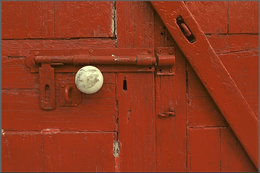
%> input picture SOMED/Lab2/kodim02.png, 260 x 173 px, shrunk from 768 x 512 before the run
$ octave SOMED_Lab2.m   (GNU Octave 9; MATLAB toolbox functions it lacks are replaced by stand-ins)
%> lines starting %> are read from the running program, lines starting %| are printed output that depends on the picture
### SOMED/Lab2/preobr.m
function [Ip] = preobr(I, cx, cy, teta, tx, ty, sv, sh)
%PREOBR Преобразует изображение по заданным параметрам
%   Осуществляет масштабирование, поворот, сдвиг, скос по обеим осям

sizeI = size(I);

Tm = eye(3); % матрица масштабирования
Tm(1, 1) = cx;
Tm(2, 2) = cy;

Tp = eye(3); % матрица поворота
Tp(1, 1) = cos(teta*pi/180);
Tp(1, 2) = sin(teta*pi/180);
Tp(2, 1) = -sin(teta*pi/180);
Tp(2, 2) = cos(teta*pi/180);

Ts = eye(3); % матрица сдвига
Ts(3, 1) = tx;
Ts(3, 2) = ty;

Ts1 = eye(3); % матрица обратного сдвига
Ts1(3, 1) = -tx;
Ts1(3, 2) = -ty;

Tv = eye(3); % матрица вертикального скоса
Tv(2, 1) = sv;

Tg = eye(3); % матрица горизонтального скоса
Tg(1, 2) = sh;

T = Tm * Ts * Tp * Ts1 * Tv * Tg; % матрица итогового преобразования
Ip = zeros(sizeI, 'uint8'); % преобразованная матрица изображения

for x = 1:sizeI(1)
    for y = 1:sizeI(2)
       p = [x y 1] / T;
       p1 = round(p(1));
       p2 = round(p(2));
       if p1<=sizeI(1) && p2<=sizeI(2) && p1>0 && p2>0
           Ip(x, y, :) = I(p1, p2, :);
       end
    end
end

end

### SOMED/Lab2/SOMED_Lab2.m
I = imread('kodim02.png'); % загрузка изображения
%> I is the input picture: size 173x260x3 uint8; mean R, G, B 142.9, 56.4, 31.2
figure('Name','Original');
imshow(I); % вывод изображения
sizeI = size(I);
%> sizeI = [173 260 3]

cx = 1; % коэффициент масштабирования по горизонтали
cy = 1; % коэффициент масштабирования по вертикали
teta = 20; % угол поворота
tx = -sizeI(1)/2; % размер сдвига по горизонтали
%> tx = -86.5
ty = -sizeI(2)/2; % размер сдвига по вертикали
%> ty = -130
sv = 0; % коэффициент вертикального скоса
sh = 0; % коэффициент горизонтального скоса

Ip = preobr(I, cx, cy, teta, tx, ty, sv, sh);
%> after the loop in preobr, `for x = 1:sizeI(1)`:
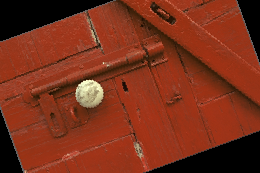
%> Ip: size 173x260x3 uint8; mean R, G, B 122.6, 48.3, 26.5
% Ip = preobr(Ip, cx, cy, teta, -tx, -ty, sv, sh);
figure('Name','Preobr');
imshow(Ip); % вывод изображения

%% Выполнение интерполяции

Iint = zeros(sizeI .* [2 1 1], 'uint8'); % интерполированная матрица изображения
Iint(1:2:end, :, :) = I; % увеличение картинки в 2 раза путём добавления пустых строк
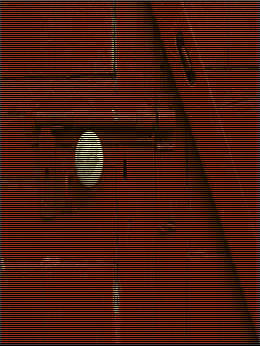
%> Iint: size 346x260x3 uint8; mean R, G, B 71.5, 28.2, 15.6
sizeIint = size(Iint);
%> sizeIint = [346 260 3]
Iint = im2double(Iint);
%> Iint: size 346x260x3 double

for y = 2:2:sizeIint(1)
    for x = 1:sizeIint(2)
       x1 = x - 1;
       x2 = x + 1;
       y1 = y - 1;
       y2 = y + 1;
       if x1>0 && x1<=sizeIint(2) && x2>0 && x2<=sizeIint(2) && y1>0 && y1<=sizeIint(1) && y2>0 && y2<=sizeIint(1)
            A = (1/((x2 - x1) * (y2 - y1))) * [x2*y2, -x2*y1, -x1*y2, x1*y1; -y2, y1, y2, -y1; -x2, x2, x1, -x1; 1, -1, -1, 1] * [Iint(y1, x1, 1); Iint(y2, x1, 1); Iint(y1, x2, 1); Iint(y2, x2, 1)];
            Iint(y, x, 1) = A(1) + A(2)*x + A(3)*y + A(4)*x*y;

            A = (1/((x2 - x1) * (y2 - y1))) * [x2*y2, -x2*y1, -x1*y2, x1*y1; -y2, y1, y2, -y1; -x2, x2, x1, -x1; 1, -1, -1, 1] * [Iint(y1, x1, 2); Iint(y2, x1, 2); Iint(y1, x2, 2); Iint(y2, x2, 2)];
            Iint(y, x, 2) = A(1) + A(2)*x + A(3)*y + A(4)*x*y;

            A = (1/((x2 - x1) * (y2 - y1))) * [x2*y2, -x2*y1, -x1*y2, x1*y1; -y2, y1, y2, -y1; -x2, x2, x1, -x1; 1, -1, -1, 1] * [Iint(y1, x1, 3); Iint(y2, x1, 3); Iint(y1, x2, 3); Iint(y2, x2, 3)];
            Iint(y, x, 3) = A(1) + A(2)*x + A(3)*y + A(4)*x*y;
       end
    end
end
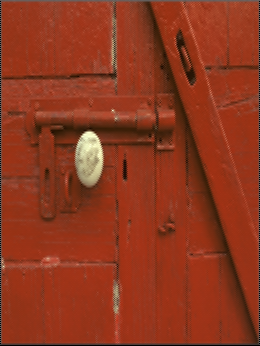
%> Iint: size 346x260x3 double; mean R, G, B 0.558, 0.219, 0.121
%> after the loop, A = [-5703.9; 22.03; 16.5; -0.0637]

Iint = im2uint8(Iint);
%> Iint: size 346x260x3 uint8


A = [];
Iint1 = zeros(sizeI .* [2 2 1], 'uint8'); % интерполированная матрица изображения
Iint1(:, 1:2:end, :) = Iint; % увеличение картинки в 2 раза путём добавления пустых столбцов
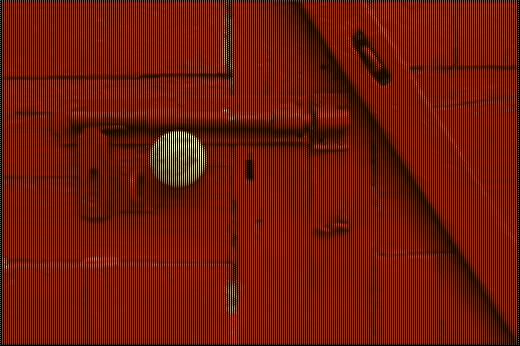
%> Iint1: size 346x520x3 uint8; mean R, G, B 71.1, 27.9, 15.4
sizeIint = size(Iint1);
%> sizeIint = [346 520 3]
Iint1 = im2double(Iint1);
%> Iint1: size 346x520x3 double

for y = 1:sizeIint(1)
    for x = 2:2:sizeIint(2)
       x1 = x - 1;
       x2 = x + 1;
       y1 = y - 1;
       y2 = y + 1;
       if x1>0 && x1<=sizeIint(2) && x2>0 && x2<=sizeIint(2) && y1>0 && y1<=sizeIint(1) && y2>0 && y2<=sizeIint(1)
            A = (1/((x2 - x1) * (y2 - y1))) * [x2*y2, -x2*y1, -x1*y2, x1*y1; -y2, y1, y2, -y1; -x2, x2, x1, -x1; 1, -1, -1, 1] * [Iint1(y1, x1, 1); Iint1(y2, x1, 1); Iint1(y1, x2, 1); Iint1(y2, x2, 1)];
            Iint1(y, x, 1) = A(1) + A(2)*x + A(3)*y + A(4)*x*y;

            A = (1/((x2 - x1) * (y2 - y1))) * [x2*y2, -x2*y1, -x1*y2, x1*y1; -y2, y1, y2, -y1; -x2, x2, x1, -x1; 1, -1, -1, 1] * [Iint1(y1, x1, 2); Iint1(y2, x1, 2); Iint1(y1, x2, 2); Iint1(y2, x2, 2)];
            Iint1(y, x, 2) = A(1) + A(2)*x + A(3)*y + A(4)*x*y;

            A = (1/((x2 - x1) * (y2 - y1))) * [x2*y2, -x2*y1, -x1*y2, x1*y1; -y2, y1, y2, -y1; -x2, x2, x1, -x1; 1, -1, -1, 1] * [Iint1(y1, x1, 3); Iint1(y2, x1, 3); Iint1(y1, x2, 3); Iint1(y2, x2, 3)];
            Iint1(y, x, 3) = A(1) + A(2)*x + A(3)*y + A(4)*x*y;
       end
    end
end
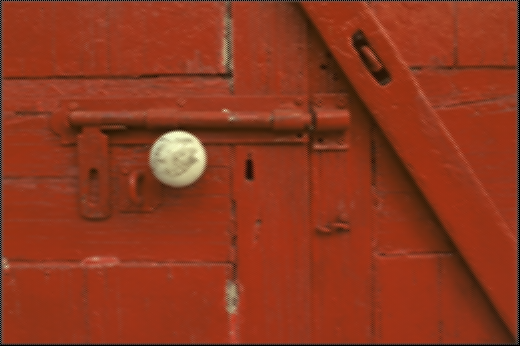
%> Iint1: size 346x520x3 double; mean R, G, B 0.556, 0.218, 0.12
%> after the loop, A = [10739.2; -20.69; -31.04; 0.0598]

Iint1 = im2uint8(Iint1);
%> Iint1: size 346x520x3 uint8
figure('Name','Interp');
imshow(Iint1); % вывод изображения
